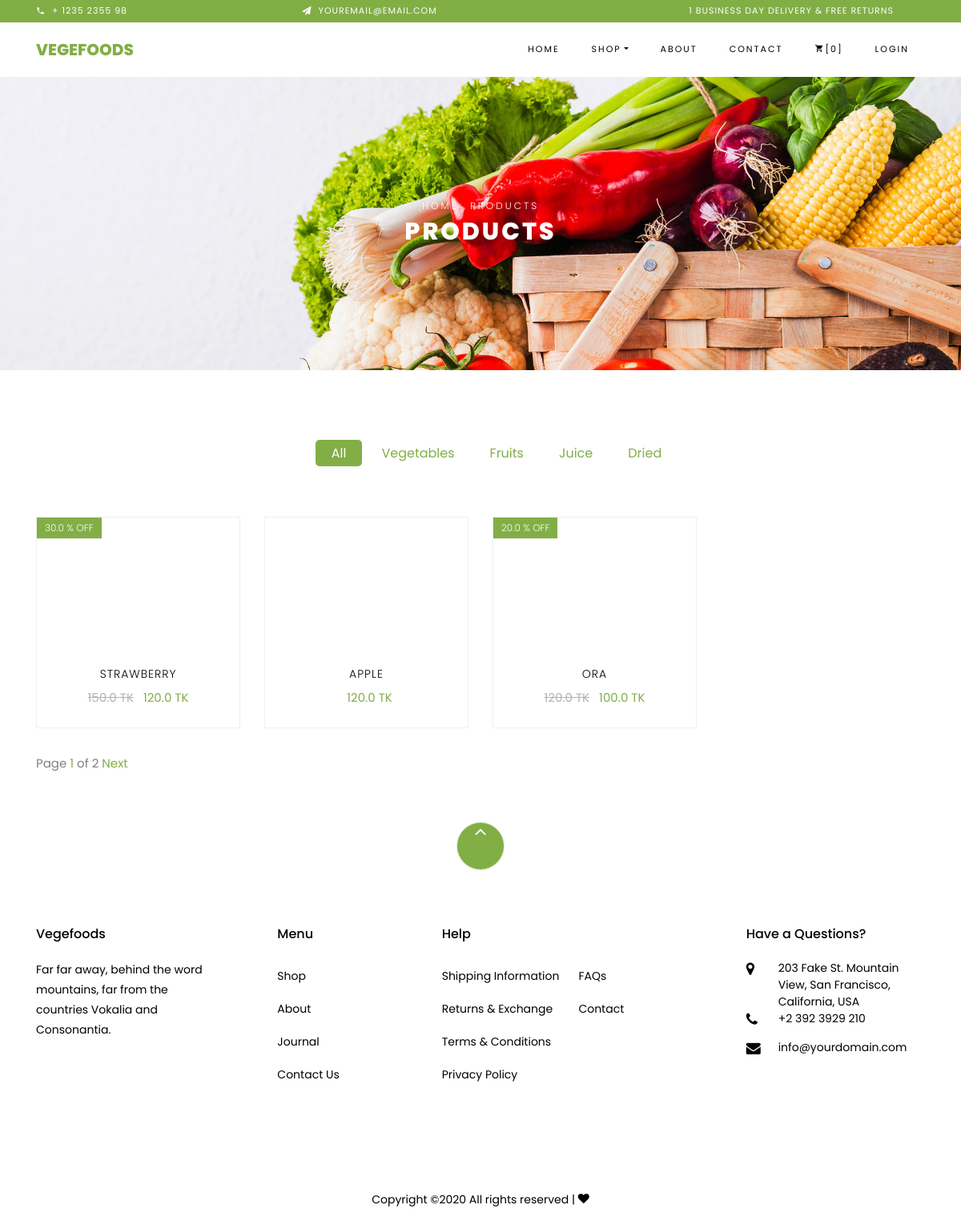
/shop-details-2/, run on the app's committed database.
### shop/models.py (models this page shows, shortened)
class Product(models.Model):
    product_name = models.CharField(max_length=100)
    image = models.ImageField(blank=True, null=True)
    discount_price = models.FloatField(blank=True, null=True)
    regular_price = models.FloatField(blank=True, null=True)
    discount_percent = models.FloatField(blank=True, null=True)
    category = models.CharField(choices=CATEGORY, max_length=120, null=True)

### shop/views.py (the view)
# urls.py: path('shop-details-2/', shop_details_2, name='shop-details-2'),
def shop_details_2(request):
    query_set = Product.objects.all()
    paginator = Paginator(query_set, 12)  # Show 12 product per page
    page = request.GET.get('page')
    try:
        query_set = paginator.page(page)
    except PageNotAnInteger:
        query_set = paginator.page(1)
    except EmptyPage:
        query_set = paginator.page(paginator.num_pages)
    context = {
        'product_details_2': query_set
    }
    return render(request, 'shop/shop_details_2.html', context)

### templates/shop/shop_details_2.html (shortened to what this page needs)
{% extends 'base.html' %}
{% load static %}
{% block content %}
    <div class="hero-wrap hero-bread"  style="background-image: url('{% static 'images/bg_1.jpg' %}');">
      <div class="container">
        <div class="row no-gutters slider-text align-items-center justify-content-center">
          <div class="col-md-9 ftco-animate text-center">
          	<p class="breadcrumbs"><span class="mr-2"><a href="#">Home</a></span> <span>Products</span></p>
            <h1 class="mb-0 bread">Products</h1>
          </div>
        </div>
      </div>
    </div>
    <section class="ftco-section">
    	<div class="container">
    		<div class="row justify-content-center">
    			<div class="col-md-10 mb-5 text-center">
    				<ul class="product-category">
    					<li><a href="{% url 'shops:shop' %}" class="active">All</a></li>
    					<li><a href="{% url 'shops:shop-details-1' %}">Vegetables</a></li>
    					<li><a href="{% url 'shops:shop-details-2' %}">Fruits</a></li>
    					<li><a href="{% url 'shops:shop-details-3' %}">Juice</a></li>
    					<li><a href="{% url 'shops:shop-details-4' %}">Dried</a></li>
    				</ul>
    			</div>
    		</div>
    		<div class="row">
                {% for qs in product_details_2 %}
                    {% if qs.category == 'fruits' %}
    			<div class="col-md-6 col-lg-3 ftco-animate">
    				<div class="product">
    					<a href="#" class="img-prod"> <img class="img-fluid"  src="{{ qs.image.url }}  " >
                            {% if qs.discount_percent is not exist %}
    						<span class="status">{{ qs.discount_percent }} % OFF</span>
                            {% endif %}
    					</a>
    					<div class="text py-3 pb-4 px-3 text-center">
    						<h3><a href="#">{{ qs.product_name }}</a></h3>
    						<div class="d-flex">
    							<div class="pricing">
                                    {% if qs.discount_price is not exist %}
                                        <p class="price"><span class="mr-2 price-dc">{{ qs.regular_price }} TK</span>
                                            <span class="price-sale">{{ qs.discount_price }} TK</span></p>
                                        {% else %}
                                         <p class="price">
                                             {{ qs.regular_price }} TK</p>
		    					    {% endif %}
                                </div>
	    					</div>
    					</div>
    				</div>
    			</div>
                       {% endif %}
                {% endfor %}
            </div>
    		<div class="row pagination-wrap">
          <div class="col-md-6 text-center text-md-left">
            <div class="custom-pagination ml-auto">
              <div class="d-inline-block">
                Page <a href="#" class="active">{{ product_details_2.number }}</a> of  {{ product_details_2.paginator.num_pages }}
              </div>
              {% if product_details_2.has_next %}
              <a href="?page={{ product_details_2.next_page_number }}" class="next">Next</a>
               {% endif %}
            </div>
          </div>
        </div>
    	</div>
    </section>
{% endblock %}

### data on the page
Product: discount_percent "30.0", product_name "STRAWBERRY", regular_price "150.0", discount_price "120.0"
Product: product_name "APPLE", regular_price "120.0"
Product: discount_percent "20.0", product_name "ORA", regular_price "120.0", discount_price "100.0"

### other printed values
{{ product_details_2.number }} "1"
{{ product_details_2.paginator.num_pages }} "2"
